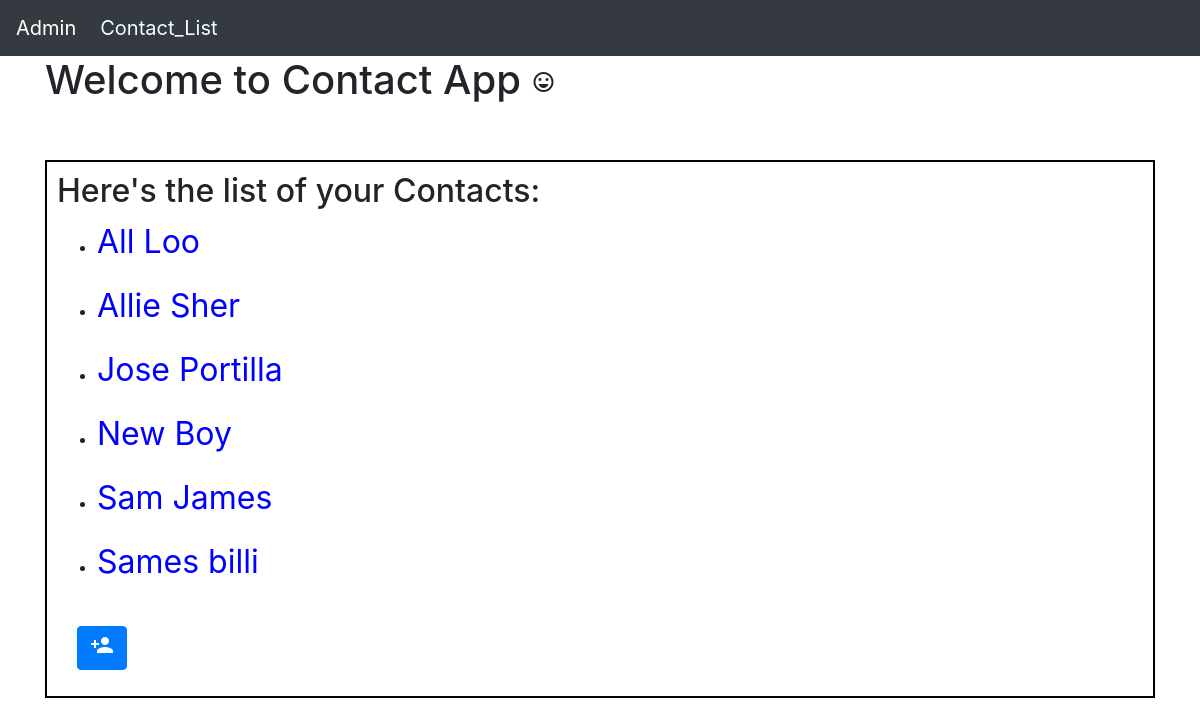
The page /contact_list/ (signed in) on the database its author committed.
### contactapp/models.py (models this page shows, shortened)
class Person(models.Model):
    first_name = models.CharField(max_length=20)
    last_name = models.CharField(max_length=20)
    email = models.EmailField(max_length=20)
    profile_pic=models.ImageField(upload_to='contact_pic',blank=True)
    phonenumber=models.CharField(max_length=10)
    def full_name(self):
        return '{} {}'.format(self.first_name, self.last_name)

### contactapp/views.py (the view)
# urls.py: path('contact_list/',views.contact_list,name='contact_list'),
def contact_list(request):
    persons = Person.objects.all().order_by('first_name')
    return render(request, 'contactapp/contact_list.html', {'persons': persons})

### contactapp/templates/contactapp/contact_list.html (shortened to what this page needs)
{% extends "contactapp/base.html" %}
    {% block content %}
    <h1>Welcome to Contact App <span class="material-icons">sentiment_very_satisfied</span></h1> <br>
    <br>
    <div class="center" style="border:2px solid black;padding: 10px 10px;">
    {% if user.is_authenticated %}
    <h2>Here's the list of your Contacts: </h2>
    <div>
        {% for person in persons %}
            <ul>
                <li><a href="{{person.id}}" style="color: blue;font-size: 2em;">{{ person.full_name }}</a></li>
            </ul>
        {% endfor %}
        <br>
        <p style="padding-left: 20px;"><a class="btn btn-primary" href={% url 'contactapp:create' %} role="button"><span class="material-icons">
            </span></a></p>
    </div>
    {% else %}
    <div class="conatainer" style="margin: auto;text-align: center;display: inline-block;">
        <h4>No contacts to show :) </h4>
        <h4>But we got you covered ! You can create them too.. </h4>
        <h4> Please check if you are logged in :) </h4>
    </div>
    {% endif %}
    </div>
    {% endblock %}

### rows shown on the page
Person: full_name "All Loo"
Person: full_name "Allie Sher"
Person: full_name "Jose Portilla"
Person: full_name "New Boy"
Person: full_name "Sam James"
Person: full_name "Sames billi"
